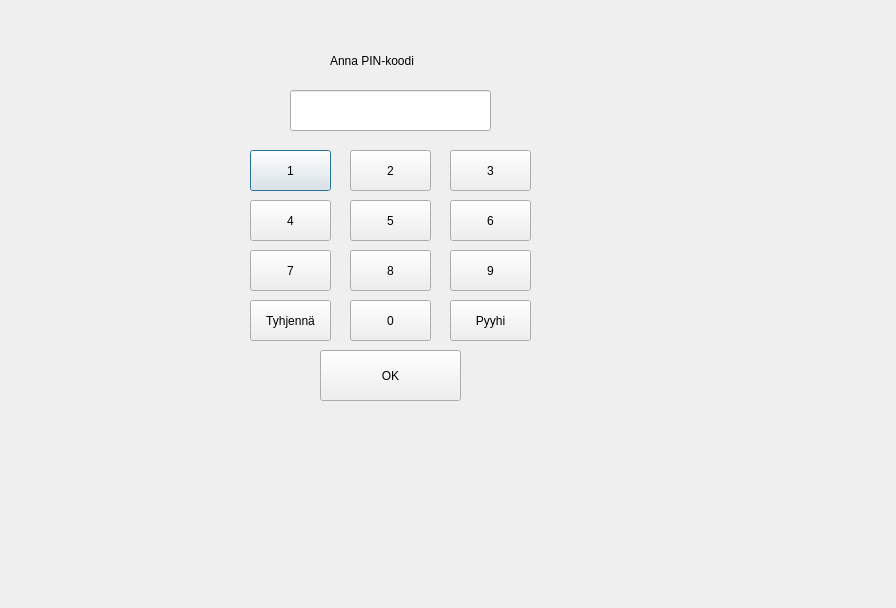
<?xml version="1.0" encoding="UTF-8"?>
<ui version="4.0">
 <class>Dialog</class>
 <widget class="QDialog" name="Dialog">
  <property name="geometry">
   <rect>
    <x>0</x>
    <y>0</y>
    <width>896</width>
    <height>608</height>
   </rect>
  </property>
  <property name="windowTitle">
   <string>Dialog</string>
  </property>
  <widget class="QLabel" name="label">
   <property name="geometry">
    <rect>
     <x>330</x>
     <y>30</y>
     <width>211</width>
     <height>61</height>
    </rect>
   </property>
   <property name="text">
    <string>Anna PIN-koodi</string>
   </property>
  </widget>
  <widget class="QLineEdit" name="lineEdit">
   <property name="geometry">
    <rect>
     <x>290</x>
     <y>90</y>
     <width>201</width>
     <height>41</height>
    </rect>
   </property>
  </widget>
  <widget class="QPushButton" name="btn1">
   <property name="geometry">
    <rect>
     <x>250</x>
     <y>150</y>
     <width>81</width>
     <height>41</height>
    </rect>
   </property>
   <property name="text">
    <string>1</string>
   </property>
  </widget>
  <widget class="QPushButton" name="btn2">
   <property name="geometry">
    <rect>
     <x>350</x>
     <y>150</y>
     <width>81</width>
     <height>41</height>
    </rect>
   </property>
   <property name="text">
    <string>2</string>
   </property>
  </widget>
  <widget class="QPushButton" name="btn3">
   <property name="geometry">
    <rect>
     <x>450</x>
     <y>150</y>
     <width>81</width>
     <height>41</height>
    </rect>
   </property>
   <property name="text">
    <string>3</string>
   </property>
  </widget>
  <widget class="QPushButton" name="btn4">
   <property name="geometry">
    <rect>
     <x>250</x>
     <y>200</y>
     <width>81</width>
     <height>41</height>
    </rect>
   </property>
   <property name="text">
    <string>4</string>
   </property>
  </widget>
  <widget class="QPushButton" name="btn5">
   <property name="geometry">
    <rect>
     <x>350</x>
     <y>200</y>
     <width>81</width>
     <height>41</height>
    </rect>
   </property>
   <property name="text">
    <string>5</string>
   </property>
  </widget>
  <widget class="QPushButton" name="btn6">
   <property name="geometry">
    <rect>
     <x>450</x>
     <y>200</y>
     <width>81</width>
     <height>41</height>
    </rect>
   </property>
   <property name="text">
    <string>6</string>
   </property>
  </widget>
  <widget class="QPushButton" name="btn7">
   <property name="geometry">
    <rect>
     <x>250</x>
     <y>250</y>
     <width>81</width>
     <height>41</height>
    </rect>
   </property>
   <property name="text">
    <string>7</string>
   </property>
  </widget>
  <widget class="QPushButton" name="btn8">
   <property name="geometry">
    <rect>
     <x>350</x>
     <y>250</y>
     <width>81</width>
     <height>41</height>
    </rect>
   </property>
   <property name="text">
    <string>8</string>
   </property>
  </widget>
  <widget class="QPushButton" name="btn9">
   <property name="geometry">
    <rect>
     <x>450</x>
     <y>250</y>
     <width>81</width>
     <height>41</height>
    </rect>
   </property>
   <property name="text">
    <string>9</string>
   </property>
  </widget>
  <widget class="QPushButton" name="btnReset">
   <property name="geometry">
    <rect>
     <x>250</x>
     <y>300</y>
     <width>81</width>
     <height>41</height>
    </rect>
   </property>
   <property name="text">
    <string>Tyhjennä</string>
   </property>
  </widget>
  <widget class="QPushButton" name="btn0">
   <property name="geometry">
    <rect>
     <x>350</x>
     <y>300</y>
     <width>81</width>
     <height>41</height>
    </rect>
   </property>
   <property name="text">
    <string>0</string>
   </property>
  </widget>
  <widget class="QPushButton" name="btnErase">
   <property name="geometry">
    <rect>
     <x>450</x>
     <y>300</y>
     <width>81</width>
     <height>41</height>
    </rect>
   </property>
   <property name="text">
    <string>Pyyhi</string>
   </property>
  </widget>
  <widget class="QPushButton" name="btnOK">
   <property name="geometry">
    <rect>
     <x>320</x>
     <y>350</y>
     <width>141</width>
     <height>51</height>
    </rect>
   </property>
   <property name="text">
    <string>OK</string>
   </property>
  </widget>
 </widget>
 <resources/>
 <connections/>
</ui>
